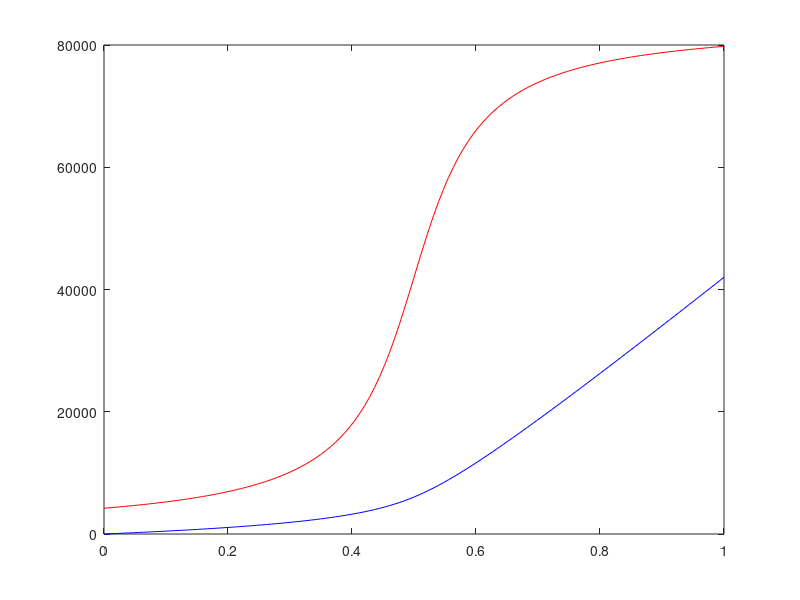
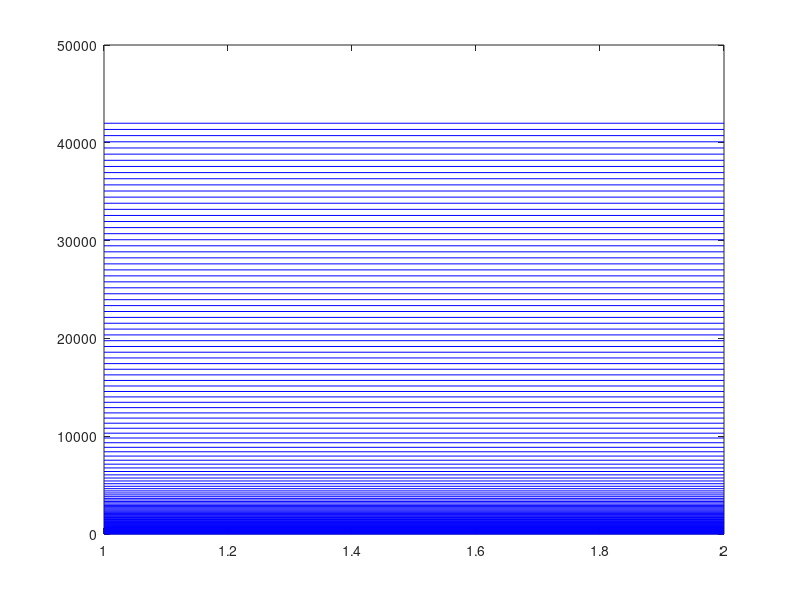

The MATLAB source for these figures, in order:
clc
clear

z_max = 42000;
nc    = 126;  % number of cells on vertical distribution
m     = 2;    % stretch coefficient on x-dir

nl    = nc+1; % number of levels(cell boundaries) on vertical distribution
deta  = 1/nc;
eta   = 0:deta:1;
eta   = eta';

x = m * pi * 2 * ( eta - 0.5 );
k = z_max * 2; %  stretch coefficient on y-dir
f = k * ( atan(x) + pi/2 ) / pi;

F_n = size(1,nl);
for i = 2:nl
    F_n(i) = F_n(i-1) + f(i) * deta;
end

F_n = sum(f) * deta;

x_min = -pi * m;
x_max = x;
F_a = k / ( 2 * pi^2 * m ) * ( ( x_max .* atan(x_max) - log( sqrt( 1 + x_max.^2 ) ) ) - ( x_min .* atan(x_min) - log( sqrt( 1 + x_min.^2 ) ) ) ) + k / 2 * eta ;

figure
plot(eta,f,'r')
hold on
plot(eta,F_a,'b')

level = zeros(2,nl);
for i = 1:nl
    level(:,i) = F_a(i);
end

figure
plot(level,'b')